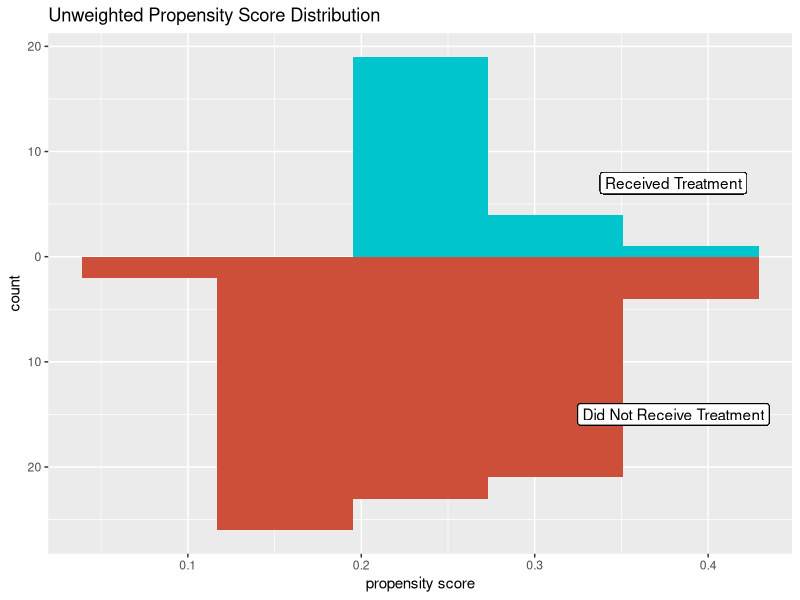
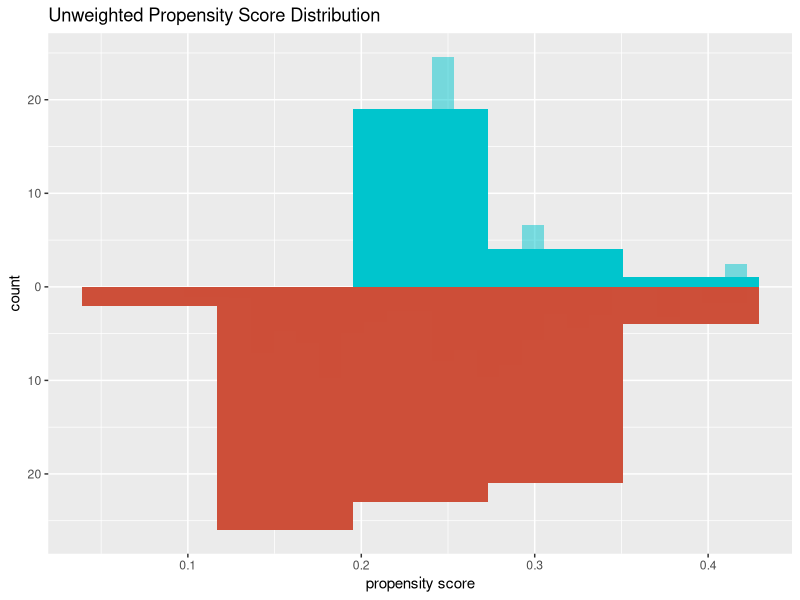

The R source for these figures, in order:
## ---- chunk 1
knitr::opts_chunk$set(echo = TRUE)
## ---- chunk 2
printFlag = FALSE
library(tidyverse, warn.conflicts = FALSE)
library(broom)
## ---- chunk 3
n = 100
set.seed(5)

# generate data
datsim = tibble(
  z = rnorm(n),
  xlin = z + rnorm(n),
  x_p = ifelse(z < .5, exp(xlin)/(1 + exp(xlin)), 0),
  x = rbinom(n,1, x_p),
  y = z + x
)
## ---- chunk 4
# propensity score model
glm_sim = glm(x ~ z,
          data = datsim,
          family = binomial())


# add propensity scores to df
datsim = glm_sim %>%
  augment(type.predict = "response",
          data = datsim)

## ---- chunk 5
df_plot_ps_simuw = datsim %>%
  tidyr::pivot_wider(names_from = x,
                     values_from = .fitted,
                     names_prefix = "x_p")

ggplot(df_plot_ps_simuw)+
  geom_histogram(bins = 5,
                 aes(x = x_p1),
                 fill = "turquoise3")+
  geom_histogram(bins = 5,
                 aes(x = x_p0,
                     y = -stat(count)),
                 fill = "tomato3")+
  geom_label(
    label = "Received Treatment",
    x = .38,
    y = 7
  )+
  geom_label(
    label = "Did Not Receive Treatment",
    x = .38,
    y = -15
  )+
  scale_y_continuous("count", label = abs) + 
  scale_x_continuous("propensity score") +
  labs(title = "Unweighted Propensity Score Distribution")
## ---- chunk 6
datsim %>%
  summarise(observed_causal_effect = mean(y[x == 1]) - 
              mean(y[x == 0]))
## ---- chunk 7
# calculate weights and add to df
datsim = datsim %>%
  mutate(w_ate = x/ .fitted + (1 - x)/(1 - .fitted))

## ---- chunk 8
# propensity score model
ggplot(df_plot_ps_simuw)+
  geom_histogram(bins = 5,
                 aes(x = x_p1),
                 fill = "turquoise3")+
  geom_histogram(bins = 25,
                 alpha = .5,
                 aes(x = x_p1,
                     weight = datsim$w_ate),
                 fill = "turquoise3")+
  geom_histogram(bins = 5,
                 aes(x = x_p0,
                     y = -stat(count)),
                 fill = "tomato3")+
  geom_histogram(bins = 25,
                 alpha = .5,
                 aes(x = x_p0,
                     weight = datsim$w_ate,
                     y = -stat(count)),
                 fill = "tomato3")+
  geom_label(
    label = "Received Treatment",
    x = .52,
    y = 7
  )+
  geom_label(
    label = "Did Not Receive Treatment",
    x = .52,
    y = -14
  )+
  scale_y_continuous("count", label = abs) + 
  scale_x_continuous("propensity score") +
  labs(title = "Unweighted Propensity Score Distribution")
## ---- chunk 9
datsim %>%
  summarise(
    ate = sum(y*x*w_ate)/sum(x*w_ate) - sum(y*(1 - x)*w_ate)/
      sum((1-x)*w_ate)
  )
## ---- chunk 10
# creating group variable to filter
datsim$inpop = ifelse(datsim$z < .5,1,0)

datsim %>%
  group_by(inpop)%>%
  summarise(
    observed_causal_effect = sum(y*x)/sum(x) - sum(y*(1 - x))/
      sum((1-x)),
    ate = sum(y*x*w_ate)/sum(x*w_ate) - sum(y*(1 - x)*w_ate)/
      sum((1-x)*w_ate)
  )

#mean(y[x == 1]) - mean(y[x == 0])
